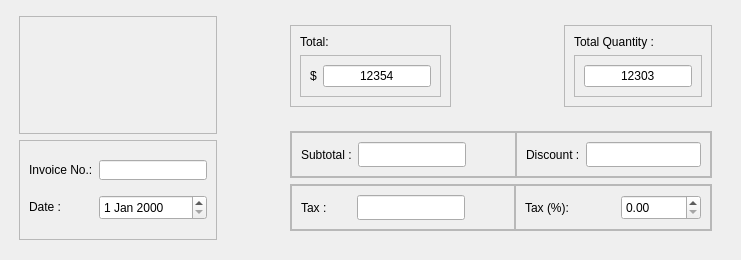
       <widget class="QWidget" name="invoiceInfoFrame" native="true">
        <property name="sizePolicy">
         <sizepolicy hsizetype="Preferred" vsizetype="Preferred">
          <horstretch>0</horstretch>
          <verstretch>0</verstretch>
         </sizepolicy>
        </property>
        <property name="maximumSize">
         <size>
          <width>16777215</width>
          <height>16777215</height>
         </size>
        </property>
        <layout class="QHBoxLayout" name="horizontalLayout_5">
         <property name="leftMargin">
          <number>10</number>
         </property>
         <property name="topMargin">
          <number>7</number>
         </property>
         <item>
          <widget class="QFrame" name="frame_12">
           <property name="frameShape">
            <enum>QFrame::NoFrame</enum>
           </property>
           <property name="frameShadow">
            <enum>QFrame::Raised</enum>
           </property>
           <property name="lineWidth">
            <number>0</number>
           </property>
           <layout class="QVBoxLayout" name="verticalLayout_7">
            <item>
             <widget class="QFrame" name="frame_13">
              <property name="frameShape">
               <enum>QFrame::StyledPanel</enum>
              </property>
              <property name="frameShadow">
               <enum>QFrame::Raised</enum>
              </property>
              <widget class="QLabel" name="label_23">
               <property name="geometry">
                <rect>
                 <x>10</x>
                 <y>-1</y>
                 <width>171</width>
                 <height>111</height>
                </rect>
               </property>
               <property name="text">
                <string/>
               </property>
               <property name="pixmap">
                <pixmap>../../../../business logo template company logo design ( - Made with PosterMyWall (2).png</pixmap>
               </property>
               <property name="scaledContents">
                <bool>true</bool>
               </property>
              </widget>
             </widget>
            </item>
            <item>
             <widget class="QFrame" name="frame">
              <property name="maximumSize">
               <size>
                <width>750</width>
                <height>100</height>
               </size>
              </property>
              <property name="frameShape">
               <enum>QFrame::StyledPanel</enum>
              </property>
              <property name="frameShadow">
               <enum>QFrame::Raised</enum>
              </property>
              <layout class="QFormLayout" name="formLayout">
               <item row="0" column="1">
                <spacer name="verticalSpacer_5">
                 <property name="orientation">
                  <enum>Qt::Vertical</enum>
                 </property>
                 <property name="sizeHint" stdset="0">
                  <size>
                   <width>20</width>
                   <height>40</height>
                  </size>
                 </property>
                </spacer>
               </item>
               <item row="1" column="0">
                <widget class="QLabel" name="label_12">
                 <property name="text">
                  <string>Invoice No.:</string>
                 </property>
                </widget>
               </item>
               <item row="1" column="1">
                <widget class="QLineEdit" name="n_invoice">
                 <property name="minimumSize">
                  <size>
                   <width>30</width>
                   <height>20</height>
                  </size>
                 </property>
                </widget>
               </item>
               <item row="3" column="0">
                <widget class="QLabel" name="label_13">
                 <property name="text">
                  <string>Date :</string>
                 </property>
                </widget>
               </item>
               <item row="3" column="1">
                <widget class="QDateEdit" name="dateEdit">
                 <property name="minimumSize">
                  <size>
                   <width>100</width>
                   <height>25</height>
                  </size>
                 </property>
                </widget>
               </item>
               <item row="4" column="1">
                <spacer name="verticalSpacer_3">
                 <property name="orientation">
                  <enum>Qt::Vertical</enum>
                 </property>
                 <property name="sizeHint" stdset="0">
                  <size>
                   <width>20</width>
                   <height>40</height>
                  </size>
                 </property>
                </spacer>
               </item>
               <item row="2" column="1">
                <spacer name="verticalSpacer_7">
                 <property name="orientation">
                  <enum>Qt::Vertical</enum>
                 </property>
                 <property name="sizeHint" stdset="0">
                  <size>
                   <width>20</width>
                   <height>40</height>
                  </size>
                 </property>
                </spacer>
               </item>
              </layout>
             </widget>
            </item>
           </layout>
          </widget>
         </item>
         <item>
          <spacer name="horizontalSpacer_5">
           <property name="orientation">
            <enum>Qt::Horizontal</enum>
           </property>
           <property name="sizeHint" stdset="0">
            <size>
             <width>40</width>
             <height>20</height>
            </size>
           </property>
          </spacer>
         </item>
         <item>
          <widget class="QWidget" name="summaryFrame" native="true">
           <layout class="QVBoxLayout" name="verticalLayout_9">
            <item>
             <widget class="QWidget" name="widget_3" native="true">
              <layout class="QHBoxLayout" name="horizontalLayout_8">
               <item>
                <widget class="QFrame" name="card_1">
                 <property name="frameShape">
                  <enum>QFrame::StyledPanel</enum>
                 </property>
                 <property name="frameShadow">
                  <enum>QFrame::Raised</enum>
                 </property>
                 <property name="lineWidth">
                  <number>5</number>
                 </property>
                 <layout class="QVBoxLayout" name="verticalLayout_8">
                  <item>
                   <widget class="QLabel" name="label_19">
                    <property name="text">
                     <string>Total: </string>
                    </property>
                    <property name="alignment">
                     <set>Qt::AlignJustify|Qt::AlignVCenter</set>
                    </property>
                   </widget>
                  </item>
                  <item>
                   <widget class="QFrame" name="frame_4">
                    <property name="frameShape">
                     <enum>QFrame::StyledPanel</enum>
                    </property>
                    <property name="frameShadow">
                     <enum>QFrame::Raised</enum>
                    </property>
                    <layout class="QHBoxLayout" name="horizontalLayout_7">
                     <item>
                      <widget class="QLabel" name="label_16">
                       <property name="text">
                        <string>$</string>
                       </property>
                      </widget>
                     </item>
                     <item>
                      <widget class="QLineEdit" name="total">
                       <property name="text">
                        <string>12354</string>
                       </property>
                       <property name="alignment">
                        <set>Qt::AlignCenter</set>
                       </property>
                      </widget>
                     </item>
                    </layout>
                   </widget>
                  </item>
                 </layout>
                </widget>
               </item>
               <item>
                <spacer name="horizontalSpacer_6">
                 <property name="orientation">
                  <enum>Qt::Horizontal</enum>
                 </property>
                 <property name="sizeHint" stdset="0">
                  <size>
                   <width>40</width>
                   <height>20</height>
                  </size>
                 </property>
                </spacer>
               </item>
               <item>
                <widget class="QFrame" name="card_2">
                 <property name="frameShape">
                  <enum>QFrame::StyledPanel</enum>
                 </property>
                 <property name="frameShadow">
                  <enum>QFrame::Raised</enum>
                 </property>
                 <property name="lineWidth">
                  <number>4</number>
                 </property>
                 <layout class="QVBoxLayout" name="verticalLayout_11">
                  <item>
                   <widget class="QLabel" name="label_22">
                    <property name="text">
                     <string>Total Quantity :</string>
                    </property>
                   </widget>
                  </item>
                  <item>
                   <widget class="QFrame" name="frame_8">
                    <property name="frameShape">
                     <enum>QFrame::StyledPanel</enum>
                    </property>
                    <property name="frameShadow">
                     <enum>QFrame::Raised</enum>
                    </property>
                    <layout class="QHBoxLayout" name="horizontalLayout_11">
                     <item>
                      <widget class="QLineEdit" name="total_quantity">
                       <property name="text">
                        <string>12303</string>
                       </property>
                       <property name="alignment">
                        <set>Qt::AlignCenter</set>
                       </property>
                      </widget>
                     </item>
                    </layout>
                   </widget>
                  </item>
                 </layout>
                </widget>
               </item>
              </layout>
             </widget>
            </item>
            <item>
             <widget class="QWidget" name="widget_4" native="true">
              <layout class="QVBoxLayout" name="verticalLayout_12">
               <item>
                <widget class="QFrame" name="frame_7">
                 <property name="styleSheet">
                  <string notr="true"/>
                 </property>
                 <property name="frameShape">
                  <enum>QFrame::StyledPanel</enum>
                 </property>
                 <property name="frameShadow">
                  <enum>QFrame::Raised</enum>
                 </property>
                 <layout class="QHBoxLayout" name="horizontalLayout_12">
                  <property name="spacing">
                   <number>0</number>
                  </property>
                  <property name="leftMargin">
                   <number>0</number>
                  </property>
                  <property name="topMargin">
                   <number>0</number>
                  </property>
                  <property name="rightMargin">
                   <number>0</number>
                  </property>
                  <property name="bottomMargin">
                   <number>0</number>
                  </property>
                  <item>
                   <widget class="QFrame" name="frame_10">
                    <property name="frameShape">
                     <enum>QFrame::StyledPanel</enum>
                    </property>
                    <property name="frameShadow">
                     <enum>QFrame::Raised</enum>
                    </property>
                    <layout class="QHBoxLayout" name="horizontalLayout_15">
                     <item>
                      <widget class="QLabel" name="label_14">
                       <property name="minimumSize">
                        <size>
                         <width>50</width>
                         <height>0</height>
                        </size>
                       </property>
                       <property name="text">
                        <string>Subtotal :</string>
                       </property>
                      </widget>
                     </item>
                     <item>
                      <widget class="QLineEdit" name="subtotal">
                       <property name="minimumSize">
                        <size>
                         <width>100</width>
                         <height>25</height>
                        </size>
                       </property>
                       <property name="alignment">
                        <set>Qt::AlignRight|Qt::AlignTrailing|Qt::AlignVCenter</set>
                       </property>
                      </widget>
                     </item>
                     <item>
                      <spacer name="horizontalSpacer_7">
                       <property name="orientation">
                        <enum>Qt::Horizontal</enum>
                       </property>
                       <property name="sizeHint" stdset="0">
                        <size>
                         <width>40</width>
                         <height>20</height>
                        </size>
                       </property>
                      </spacer>
                     </item>
                    </layout>
                   </widget>
                  </item>
                  <item>
                   <widget class="QFrame" name="frame_11">
                    <property name="frameShape">
                     <enum>QFrame::StyledPanel</enum>
                    </property>
                    <property name="frameShadow">
                     <enum>QFrame::Raised</enum>
                    </property>
                    <layout class="QHBoxLayout" name="horizontalLayout_14">
                     <item>
                      <widget class="QLabel" name="label_17">
                       <property name="minimumSize">
                        <size>
                         <width>50</width>
                         <height>0</height>
                        </size>
                       </property>
                       <property name="text">
                        <string>Discount :</string>
                       </property>
                      </widget>
                     </item>
                     <item>
                      <widget class="QLineEdit" name="discount">
                       <property name="minimumSize">
                        <size>
                         <width>0</width>
                         <height>25</height>
                        </size>
                       </property>
                       <property name="alignment">
                        <set>Qt::AlignRight|Qt::AlignTrailing|Qt::AlignVCenter</set>
                       </property>
                      </widget>
                     </item>
                    </layout>
                   </widget>
                  </item>
                 </layout>
                </widget>
               </item>
               <item>
                <widget class="QFrame" name="frame_9">
                 <property name="styleSheet">
                  <string notr="true"/>
                 </property>
                 <property name="frameShape">
                  <enum>QFrame::StyledPanel</enum>
                 </property>
                 <property name="frameShadow">
                  <enum>QFrame::Raised</enum>
                 </property>
                 <layout class="QHBoxLayout" name="horizontalLayout_13">
                  <property name="spacing">
                   <number>0</number>
                  </property>
                  <property name="leftMargin">
                   <number>0</number>
                  </property>
                  <property name="topMargin">
                   <number>0</number>
                  </property>
                  <property name="rightMargin">
                   <number>0</number>
                  </property>
                  <property name="bottomMargin">
                   <number>0</number>
                  </property>
                  <item>
                   <widget class="QFrame" name="frame_2">
                    <property name="frameShape">
                     <enum>QFrame::StyledPanel</enum>
                    </property>
                    <property name="frameShadow">
                     <enum>QFrame::Raised</enum>
                    </property>
                    <layout class="QHBoxLayout" name="horizontalLayout_6">
                     <item>
                      <widget class="QLabel" name="label_15">
                       <property name="minimumSize">
                        <size>
                         <width>50</width>
                         <height>0</height>
                        </size>
                       </property>
                       <property name="text">
                        <string>Tax :</string>
                       </property>
                      </widget>
                     </item>
                     <item>
                      <widget class="QLineEdit" name="tax">
                       <property name="sizePolicy">
                        <sizepolicy hsizetype="Expanding" vsizetype="Fixed">
                         <horstretch>0</horstretch>
                         <verstretch>0</verstretch>
                        </sizepolicy>
                       </property>
                       <property name="minimumSize">
                        <size>
                         <width>100</width>
                         <height>25</height>
                        </size>
                       </property>
                       <property name="alignment">
                        <set>Qt::AlignRight|Qt::AlignTrailing|Qt::AlignVCenter</set>
                       </property>
                      </widget>
                     </item>
                     <item>
                      <spacer name="horizontalSpacer_8">
                       <property name="orientation">
                        <enum>Qt::Horizontal</enum>
                       </property>
                       <property name="sizeHint" stdset="0">
                        <size>
                         <width>40</width>
                         <height>20</height>
                        </size>
                       </property>
                      </spacer>
                     </item>
                    </layout>
                   </widget>
                  </item>
                  <item>
                   <widget class="QFrame" name="frame_3">
                    <property name="frameShape">
                     <enum>QFrame::StyledPanel</enum>
                    </property>
                    <property name="frameShadow">
                     <enum>QFrame::Raised</enum>
                    </property>
                    <layout class="QHBoxLayout" name="horizontalLayout_16">
                     <item>
                      <widget class="QLabel" name="label_18">
                       <property name="minimumSize">
                        <size>
                         <width>50</width>
                         <height>0</height>
                        </size>
                       </property>
                       <property name="text">
                        <string>Tax (%):</string>
                       </property>
                      </widget>
                     </item>
                     <item>
                      <spacer name="horizontalSpacer_9">
                       <property name="orientation">
                        <enum>Qt::Horizontal</enum>
                       </property>
                       <property name="sizeHint" stdset="0">
                        <size>
                         <width>40</width>
                         <height>20</height>
                        </size>
                       </property>
                      </spacer>
                     </item>
                     <item>
                      <widget class="QDoubleSpinBox" name="set_tax">
                       <property name="minimumSize">
                        <size>
                         <width>80</width>
                         <height>25</height>
                        </size>
                       </property>
                      </widget>
                     </item>
                    </layout>
                   </widget>
                  </item>
                 </layout>
                </widget>
               </item>
              </layout>
             </widget>
            </item>
           </layout>
          </widget>
         </item>
        </layout>
       </widget>
